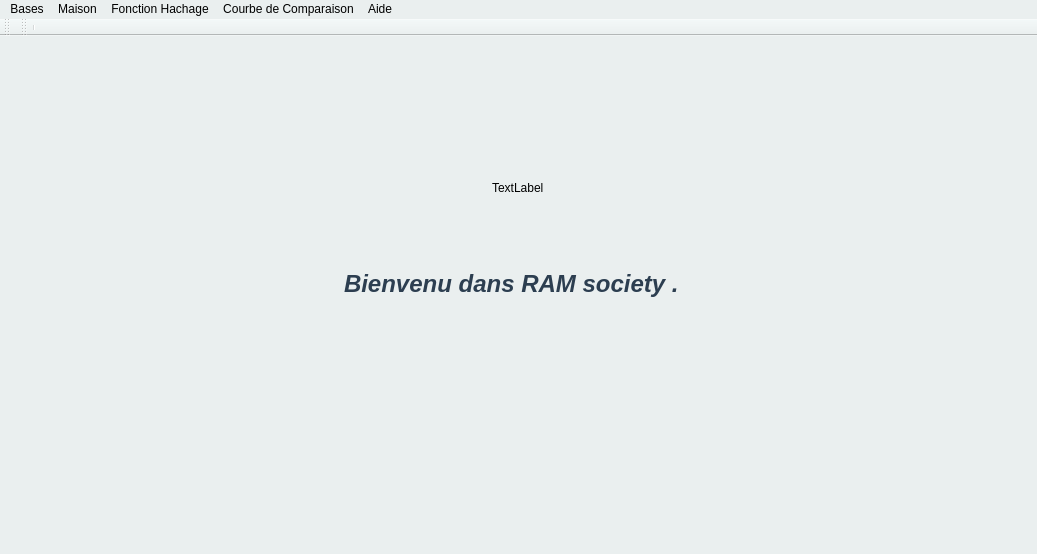
<?xml version="1.0" encoding="UTF-8"?>
<ui version="4.0">
 <class>MainWindow</class>
 <widget class="QMainWindow" name="MainWindow">
  <property name="geometry">
   <rect>
    <x>0</x>
    <y>0</y>
    <width>1037</width>
    <height>554</height>
   </rect>
  </property>
  <property name="windowTitle">
   <string>MainWindow</string>
  </property>
  <property name="styleSheet">
   <string notr="true">background-color:#EAEFEF;</string>
  </property>
  <widget class="QWidget" name="centralwidget">
   <layout class="QVBoxLayout" name="verticalLayout_2">
    <item>
     <layout class="QVBoxLayout" name="verticalLayout">
      <property name="leftMargin">
       <number>0</number>
      </property>
      <item>
       <widget class="QLabel" name="label_3">
        <property name="text">
         <string/>
        </property>
       </widget>
      </item>
      <item alignment="Qt::AlignmentFlag::AlignHCenter">
       <widget class="QLabel" name="labelLogo">
        <property name="text">
         <string>TextLabel</string>
        </property>
        <property name="scaledContents">
         <bool>true</bool>
        </property>
       </widget>
      </item>
      <item alignment="Qt::AlignmentFlag::AlignHCenter">
       <widget class="QLabel" name="labelTexte">
        <property name="styleSheet">
         <string notr="true">QLabel {
    color: #2c3e50;
    font-size: 18pt;
    font-weight: bold;
    font-style: italic;
    text-align: center;
}</string>
        </property>
        <property name="text">
         <string>Bienvenu dans RAM society .  </string>
        </property>
       </widget>
      </item>
      <item>
       <widget class="QLabel" name="label">
        <property name="text">
         <string/>
        </property>
       </widget>
      </item>
      <item>
       <widget class="QLabel" name="label_2">
        <property name="text">
         <string/>
        </property>
       </widget>
      </item>
     </layout>
    </item>
   </layout>
  </widget>
  <widget class="QMenuBar" name="menubar">
   <property name="geometry">
    <rect>
     <x>0</x>
     <y>0</y>
     <width>1037</width>
     <height>26</height>
    </rect>
   </property>
   <widget class="QMenu" name="menuBases">
    <property name="title">
     <string>Bases</string>
    </property>
    <addaction name="actionCharger"/>
    <addaction name="actionAfficher"/>
    <addaction name="actionTaille"/>
    <addaction name="actionSauvegarder"/>
    <addaction name="separator"/>
    <addaction name="actionQuitter_2"/>
   </widget>
   <widget class="QMenu" name="menuMaison">
    <property name="title">
     <string>Maison</string>
    </property>
    <addaction name="actionRechercher"/>
    <addaction name="actionIns_rer"/>
    <addaction name="actionSupprimer"/>
   </widget>
   <widget class="QMenu" name="menuFonction_Hachage">
    <property name="title">
     <string>Fonction Hachage</string>
    </property>
    <addaction name="actionf1"/>
    <addaction name="actionf2"/>
    <addaction name="actionf3"/>
    <addaction name="actionSans_Hachage"/>
   </widget>
   <widget class="QMenu" name="menuCourbe_de_Comparaison">
    <property name="title">
     <string>Courbe de Comparaison</string>
    </property>
    <addaction name="actionHachage_Sans_Hachage"/>
    <addaction name="actionf_i_f_j"/>
   </widget>
   <widget class="QMenu" name="menuAide">
    <property name="title">
     <string>Aide</string>
    </property>
   </widget>
   <addaction name="menuBases"/>
   <addaction name="menuMaison"/>
   <addaction name="menuFonction_Hachage"/>
   <addaction name="menuCourbe_de_Comparaison"/>
   <addaction name="menuAide"/>
  </widget>
  <widget class="QStatusBar" name="statusbar"/>
  <widget class="QToolBar" name="toolBar">
   <property name="windowTitle">
    <string>toolBar</string>
   </property>
   <attribute name="toolBarArea">
    <enum>TopToolBarArea</enum>
   </attribute>
   <attribute name="toolBarBreak">
    <bool>false</bool>
   </attribute>
  </widget>
  <widget class="QToolBar" name="toolBar_2">
   <property name="windowTitle">
    <string>toolBar_2</string>
   </property>
   <attribute name="toolBarArea">
    <enum>TopToolBarArea</enum>
   </attribute>
   <attribute name="toolBarBreak">
    <bool>false</bool>
   </attribute>
   <addaction name="separator"/>
  </widget>
  <action name="actionCharger">
   <property name="text">
    <string>Charger</string>
   </property>
  </action>
  <action name="actionAfficher">
   <property name="text">
    <string>Afficher</string>
   </property>
  </action>
  <action name="actionTaille">
   <property name="text">
    <string>Taille</string>
   </property>
  </action>
  <action name="actionQuitter">
   <property name="text">
    <string>Quitter</string>
   </property>
  </action>
  <action name="actionSauvegarder">
   <property name="text">
    <string>Sauvegarder</string>
   </property>
  </action>
  <action name="actionQuitter_2">
   <property name="text">
    <string>Quitter</string>
   </property>
  </action>
  <action name="actionRechercher">
   <property name="text">
    <string>Rechercher</string>
   </property>
  </action>
  <action name="actionIns_rer">
   <property name="text">
    <string>Insérer</string>
   </property>
  </action>
  <action name="actionSupprimer">
   <property name="text">
    <string>Supprimer</string>
   </property>
  </action>
  <action name="actionf1">
   <property name="text">
    <string>f1</string>
   </property>
  </action>
  <action name="actionf2">
   <property name="text">
    <string>f2</string>
   </property>
  </action>
  <action name="actionf3">
   <property name="text">
    <string>f3</string>
   </property>
  </action>
  <action name="actionSans_Hachage">
   <property name="text">
    <string>Sans Hachage</string>
   </property>
  </action>
  <action name="actionHachage_Sans_Hachage">
   <property name="text">
    <string>Hachage / Sans Hachage</string>
   </property>
  </action>
  <action name="actionf_i_f_j">
   <property name="text">
    <string>f(i)/f(j)</string>
   </property>
  </action>
 </widget>
 <resources/>
 <connections/>
</ui>
